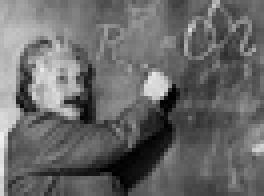
#> input picture data/sample_input/einstein.jpg, 66 x 49 px, shrunk from 640 x 480 before the run (shown 4 times larger)
$ python blob_detection.py Outputs/log_filters.png out   (older library calls are emulated)
#> lines starting #> are read from the running program, lines starting #| are printed output that depends on the picture
### include/functions.py
import numpy as np
from scipy.signal import convolve2d
import cv2

# [207 lines left out: functions Sobel, gaussian_filter, DG, DG_filtering, non_maxima_suppresion_a, non_maxima_suppresion_b and 3 more, not called in this run]


# Blob detection
def generate_log_kernel(sigma, norm=True):
    '''
    Generates the Laplacian of a Gaussian Kernel based on the given sigma value. The kernel size is dynamically defined. If norm is set to True the Kernel is normalized
    Returns: LoG Filter
    '''
    # Ensure size is odd
    size = int(np.ceil(4 * sigma))
    if size % 2 == 0:
        size += 1
    x, y = np.mgrid[-size:size+1, -size:size+1]
    g = -1/ (np.pi * sigma**4) * (1 - (x**2 + y**2) / (2 * sigma**2)) * np.exp(-(x**2 + y**2) / (2 * sigma**2))
    if norm:
        g *= sigma**2
    return g

def replicate_padding(im, filter):
    '''
    Function that performs replicate padding given the input image and filter
    Returns: Padded Image
    '''
    padding = int(filter.shape[0] // 2)
    new_im = np.ndarray((im.shape[0] + 2 * padding, im.shape[1] + 2 * padding))
    new_im[padding:-padding, padding:-padding] = im
    new_im[padding:-padding, :padding] = np.repeat(im[:, 0].reshape(-1, 1), padding, axis=1)
    new_im[padding:-padding, -padding:] = np.repeat(im[:, -1].reshape(-1, 1), padding, axis=1)
    new_im[:padding, padding:-padding] = np.repeat(im[0, :].reshape(1, -1), padding, axis=0)
    new_im[-padding:, padding:-padding] = np.repeat(im[-1, :].reshape(1, -1), padding, axis=0)
    new_im[:padding, :padding] = im[0, 0] * np.ones((padding, padding))
    new_im[:padding, -padding:] = im[0, -1] * np.ones((padding, padding))
    new_im[-padding:, :padding] = im[-1, 0] * np.ones((padding, padding))
    new_im[-padding:, -padding:] = im[-1, -1] * np.ones((padding, padding))

    return new_im

def LoG_filter(im, sigma0, scale_factor, n):
    '''
    Perform LoG Filtering, of the input image using a set of filters defined by the initial sigma0 and sigmas generated by recursively scaling sigma0 n-times
    Returns: Filtered Images, Blob Radius
    '''
    sigmas = [sigma0 * (np.power(scale_factor, i)) for i in range(n)]
    radius = [np.sqrt(2) * sigma for sigma in sigmas]
    filters = [generate_log_kernel(sigma) for sigma in sigmas]
    filtered_images = []
    for i, filter in enumerate(filters):
        new_im = replicate_padding(im, filter)
        filt_im = np.power(convolve2d(new_im, filter, mode="valid"), 2)
        filt_im /= np.std(filt_im)
        filtered_images.append(filt_im)

    return filtered_images, radius

# [28 lines left out: function harris_response_for_neighborhood, not called in this run]


def harris_response_for_image(image, k):
    '''
    Perform the Harris Transform for Corner-Edge Detection, for the entire Image given the constant k
    Returns: Harris Values for the entire Image
    '''
    # Convert image to grayscale if it's not already
    if len(image.shape) == 3:
        gray = cv2.cvtColor(image, cv2.COLOR_BGR2GRAY)
    else:
        gray = image

    gray_filtered = cv2.GaussianBlur(gray, (5, 5), 0)

    # Compute gradients
    Ix = cv2.Sobel(gray_filtered, cv2.CV_64F, 1, 0, ksize=5)
    Iy = cv2.Sobel(gray_filtered, cv2.CV_64F, 0, 1, ksize=5)

    # Compute products of derivatives
    Ixx = Ix**2
    Ixy = Ix*Iy
    Iyy = Iy**2

    # Apply Gaussian window (w)
    gIxx = cv2.GaussianBlur(Ixx, (3, 3), 0)
    gIxy = cv2.GaussianBlur(Ixy, (3, 3), 0)
    gIyy = cv2.GaussianBlur(Iyy, (3, 3), 0)

    # Compute determinant and trace of the matrix M
    detM = gIxx * gIyy - gIxy**2
    traceM = gIxx + gIyy

    # Compute Harris response
    R = detM - k * traceM**2

    # Determine if (x, y) is a corner
    return R


def scale_space_non_maxima_suppression(image, filtered_scale_space, radius, thresh, harris_thresh):
    '''
    Performs Non-Maximum-Suppression for the given scale-space 3D Tensor by sliding a 3x3x3 cube around and asserting whether the center pixel is the maximum or not for the given neighborhood
    Returns: Detected Blob coordinates, Blobs associated to flat regions given Harris value, Blobs associated with edge points given Harris value
    '''
    scale_space = np.array(filtered_scale_space)
    blobs = np.ones_like(filtered_scale_space)
    blob_points = []
    harris_edges = []
    harris_flats = []
    harris_response = harris_response_for_image(image, k=0.04)

    for i in range(1, len(filtered_scale_space)-1):
        for x in range(1, blobs.shape[1]-1):
            for y in range(1, blobs.shape[2]-1):
                if scale_space[i, x, y] < np.max(scale_space[i-1:i+2, x-1:x+2, y-1:y+2]):
                    blobs[i, x, y] = 0
                else:
                    if scale_space[i, x, y] > thresh:
                        harris = harris_response[x, y]
                        if harris > harris_thresh:
                            blob_points.append((x, y, radius[i], i))
                            harris_flats.append((x, y))
                        else:
                            harris_edges.append((x, y))

    return blob_points, harris_flats, harris_edges

# [24 lines left out: function LoG_filter_b, not called in this run]

### blob_detection.py
import cv2
import numpy as np
import matplotlib
matplotlib.use("Agg")
import matplotlib.pyplot as plt
from include.functions import *
import os
import sys
import itertools
import argparse
from scipy.signal import convolve2d


def main(input_image, out_folder):
#> called with input_image = 'Outputs/log_filters.png', out_folder = 'out'
    root = os.getcwd()
    path_name = out_folder
    full_path = os.path.join(root, path_name)
    os.makedirs(full_path, exist_ok=True)

    root = os.getcwd()
    output_path = os.path.join(root, out_folder)

    # Generate some LoG kernels and visualize them
    sigmas = [2, 4, 8, 12]
    fig, axs = plt.subplots(2, 2, figsize=(10, 10))
    for i, sig in enumerate(sigmas):
        axs[i%2, i//2].imshow(generate_log_kernel(sig, norm=False))
        axs[i%2, i//2].set_axis_off()
        axs[i%2, i//2].set_title("LoG filter $\sigma={}$".format(sig), fontsize=16)
    name = "log_filters.png"
    path = os.path.join(output_path, name)
    fig.savefig(path)

    im = cv2.imread("data/sample_input/einstein.jpg", cv2.IMREAD_GRAYSCALE)
#> im is the input picture: shape (49, 66); min 0, max 240, mean 104.2
    sigma0 = 1.2
    scale_factor = 1.3
    n = 12
    filtered_images, radius = LoG_filter(im, sigma0, scale_factor, n)
#> after the loop in LoG_filter, `for i, filter in enumerate(filters):`:
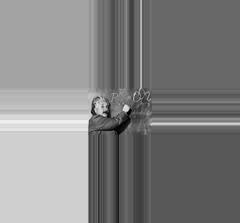
#> new_im: shape (223, 240) float64; min 0, max 240, mean 131.2
#> after the loop in LoG_filter, `for i, filter in enumerate(filters):`: filtered_images = 12 items
#> filtered_images = 12 items; radius = [1.7, 2.21, 2.87, 3.73, 4.85, 6.3, 8.19, 10.65, 13.84, 18, 23.4, 30.41]
    harris_responses = [harris_response_for_image(filt_image, k=0.04) for filt_image in filtered_images]
#> harris_responses = 12 items
    fig, axs = plt.subplots(4, 3, figsize=(18, 25))
    for i in range(n):
        axs[i//3, i%3].imshow(filtered_images[i], cmap="jet")
        axs[i//3, i%3].set_axis_off()
    name = "einstein.png"
    path = os.path.join(output_path, name)
    fig.savefig(path)


    im = cv2.imread(input_image, cv2.IMREAD_GRAYSCALE)
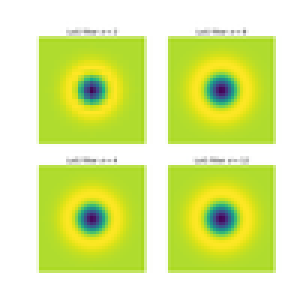
#> input picture Outputs/log_filters.png, 102 x 102 px, shrunk from 1000 x 1000 before the run (shown 3 times larger)
#> im: shape (102, 102); min 30, max 255, mean 221
    sigma0 = 1.8
    scale_factor = 1.25
    n = 15
    filtered_images, radius = LoG_filter(im, sigma0, scale_factor, n)
#> call 2 of LoG_filter, with sigma0 = 1.8, scale_factor = 1.25, n = 15
#> after the loop in LoG_filter (call 2), `for i, filter in enumerate(filters):`:
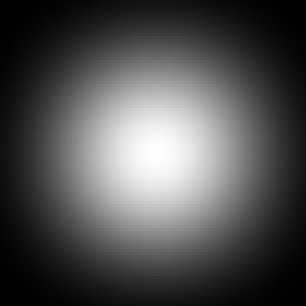
#> filt_im: shape (102, 102) float64 (shown 3 times larger); min 1.19e-08, max 3.63, mean 1.14; drawn with min black and max white
#> after the loop in LoG_filter (call 2), `for i, filter in enumerate(filters):`:
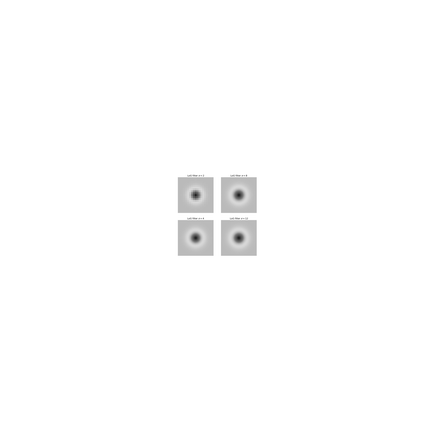
#> new_im: shape (432, 432) float64; min 30, max 255, mean 253.1
#> after the loop in LoG_filter (call 2), `for i, filter in enumerate(filters):`: filtered_images = 15 items
#> filtered_images = 15 items; radius = [2.55, 3.18, 3.98, 4.97, 6.21, 7.77, 9.71, 12.14, 15.17, 18.97, 23.71, 29.63, 37.04, 46.3, 57.88]
    blob_points, harris_flats, harris_edges = scale_space_non_maxima_suppression(im, filtered_images, radius, 1, harris_thresh=-1e9)
#> in harris_response_for_image (call 13), `R = detM - k * traceM**2`:
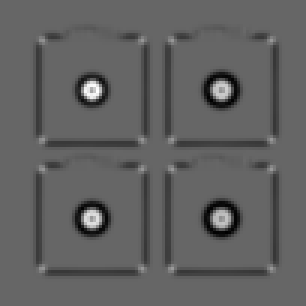
#> R: shape (102, 102) float64 (shown 3 times larger); min -2.11e+12, max 3.15e+12, mean -1.11e+11; drawn with min black and max white
#> the loop in scale_space_non_maxima_suppression, `for i in range(1, len(filtered_scale_space)-1):` made 13 passes
#> after the loop in scale_space_non_maxima_suppression, `for i in range(1, len(filtered_scale_space)-1):`: blob_points = 28 items, first 6: (51, 62, 3.18, 1), (51, 85, 3.18, 1), (72, 30, 3.18, 1), (51, 19, 3.98, 2), (51, 41, 3.98, 2), (30, 73, 4.97, 3); harris_edges = []; harris_flats = 28 pairs, first value 7 to 85, second value 17 to 86
#> harris_edges = []


    red = [255,0,0]
    blue = [0, 0, 255]
    green = [0, 255, 0]

    rgb_image = cv2.cvtColor(im.copy(), cv2.COLOR_GRAY2BGR)
    rgb_image_copy = rgb_image.copy()
    for (x, y) in harris_edges:
        cv2.circle(rgb_image_copy, (y, x), 4, blue, -1)
#> this loop made 0 passes

    fig, axs = plt.subplots(1, 1, figsize=(10, 6))
    axs.imshow(rgb_image_copy)
    axs.set_axis_off()
    axs.set_title("Image and Harris Rejected blob points", fontsize=16)
    name = "harris_rejected_points_einsten.png"
    path = os.path.join(output_path, name)
    fig.savefig(path)


    fig, axs = plt.subplots(5, 3, figsize=(18, 27))
    for j, filt_im in enumerate(filtered_images):
        filt_normalized = cv2.normalize(filt_im, None, alpha=0, beta=255, norm_type=cv2.NORM_MINMAX)
        filt_uint8 = np.uint8(filt_normalized)
        filt_rgb = cv2.cvtColor(filt_uint8, cv2.COLOR_GRAY2BGR)
        for (x, y, r, i) in blob_points:
            if i == j:
                cv2.circle(filt_rgb, (y, x), 4, red, -1)
        axs[j //3, j%3].imshow(filt_rgb)

        axs[j //3, j%3].set_axis_off()
#> this loop made 15 passes

    fig.suptitle("Blob points in their corresponding filtered Images", fontsize=16)
    name = "blobs_filters_einstein"
    path = os.path.join(output_path, name)
    fig.savefig(path)
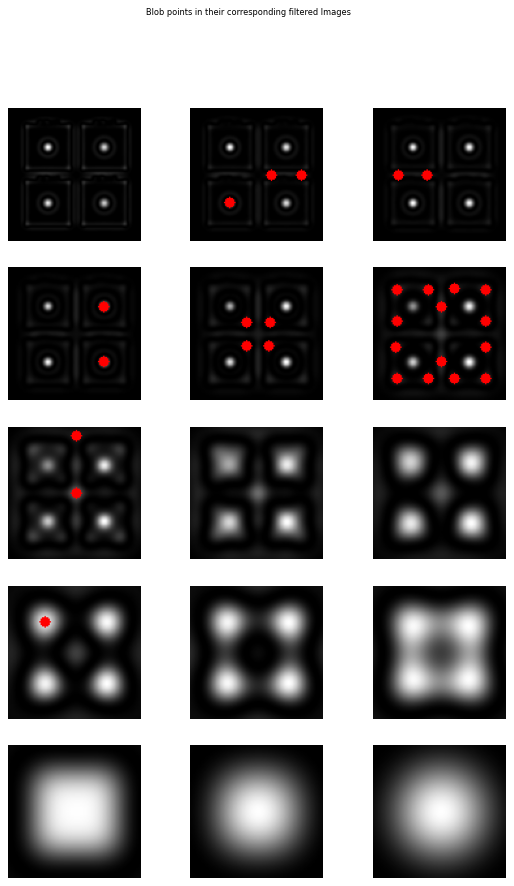
#> figure drawn by matplotlib, 15 panels; B, G, R data is drawn as R, G, B

    for (x, y, r, i) in blob_points:
        cv2.circle(rgb_image, (y, x), int(np.ceil(r)), red, 1)
#> this loop made 28 passes
#> (x, y, r, i) on passes 1 to 12: (51, 62, 3.18, 1), (51, 85, 3.18, 1), (72, 30, 3.18, 1), (51, 19, 3.98, 2), (51, 41, 3.98, 2), (30, 73, 4.97, 3), (72, 73, 4.97, 3), (42, 43, 6.21, 4), (42, 61, 6.21, 4), (60, 43, 6.21, 4), (60, 60, 6.21, 4), (16, 62, 7.77, 5)
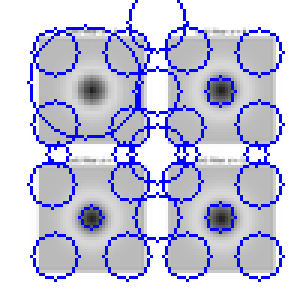
#> rgb_image: shape (102, 102, 3) (shown 3 times larger); mean B, G, R 225.3, 199.1, 199.1

    fig, axs = plt.subplots(1, 1, figsize=(10, 6))
    axs.imshow(rgb_image)
    axs.set_axis_off()
    axs.set_title("Detected Blobs", fontsize=16)
    name = "blobs_einstein.png"
    path = os.path.join(output_path, name)
    fig.savefig(path)


    resp = harris_response_for_image(im, k=0.04)
    fig, axs = plt.subplots(1, 1, figsize=(10, 6))
    axs.imshow(resp)
    axs.set_axis_off()
    axs.set_title("Harris output on initial Image", fontsize=16)
    name = "harris_corners_einstein.png"
    path = os.path.join(output_path, name)
    fig.savefig(path)


if __name__ == "__main__":
    # Set up argument parser
    parser = argparse.ArgumentParser(description="Process an image and save results.")
    parser.add_argument("input_image", type=str, help="Path to the input image file")
    parser.add_argument("out_folder", type=str, help="Path to the output folder")

    # Parse arguments
    args = parser.parse_args()

    # Call main function with parsed arguments
    main(args.input_image, args.out_folder)
